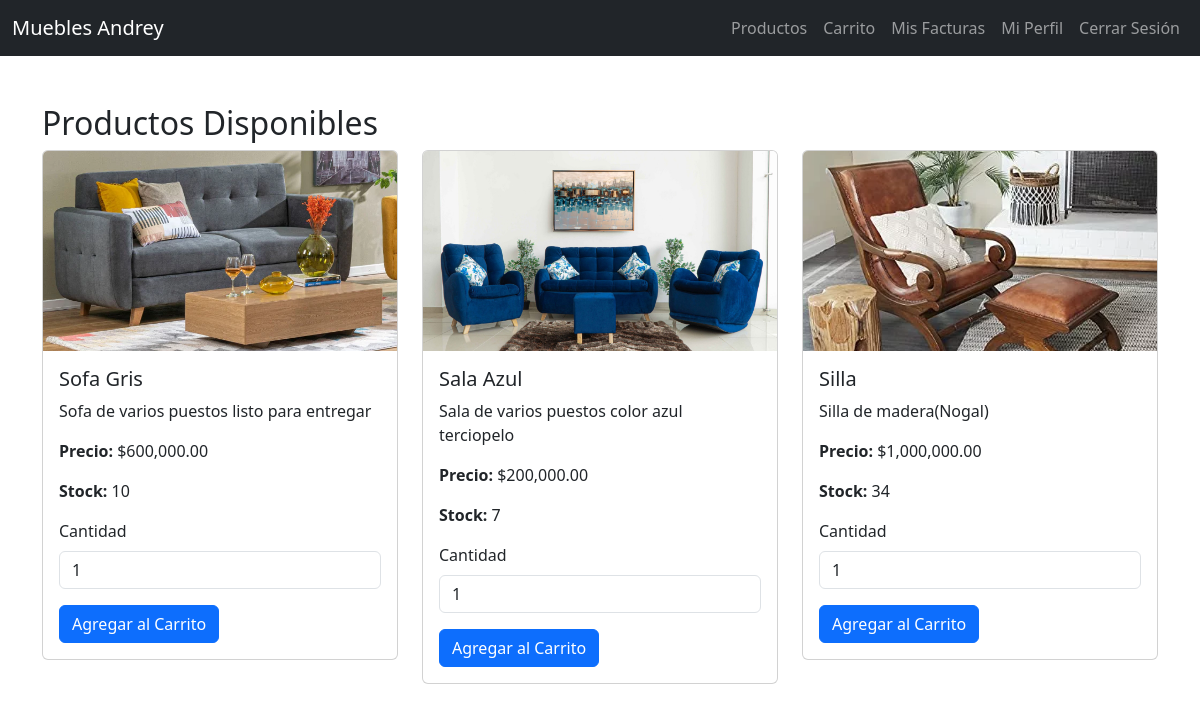
/productos/index.php (signed in), run on the app's committed database.
### tables this page shows
CREATE TABLE `productos` (
  `id` int(11) NOT NULL,
  `nombre` varchar(100) NOT NULL,
  `descripcion` text DEFAULT NULL,
  `precio` decimal(10,2) DEFAULT NULL,
  `stock` int(11) DEFAULT NULL,
  `imagen` varchar(255) DEFAULT NULL,
  `proveedor_id` int(11) DEFAULT NULL,
  `creado_en` timestamp NOT NULL DEFAULT current_timestamp()
);

### productos/index.php (the view, shortened to what this page needs)
<?php
require_once '../config/database.php';
include '../includes/header.php';
include '../includes/navbar.php';
$stmt = $pdo->prepare("SELECT * FROM productos WHERE stock > 0 ORDER BY creado_en DESC");
$stmt->execute();
$productos = $stmt->fetchAll();
?>
<div class="container mt-5">
    <h2>Productos Disponibles</h2>
    <div class="row">
        <?php foreach ($productos as $producto): ?>
            <div class="col-md-4">
                <div class="card mb-4">
                    <?php if ($producto['imagen'] && file_exists("../uploads/" . $producto['imagen'])): ?>
                        <img src="../uploads/<?php echo htmlspecialchars($producto['imagen']); ?>" class="card-img-top" alt="<?php echo htmlspecialchars($producto['nombre']); ?>" style="height:200px; object-fit:cover;">
                    <?php else: ?>
                        <img src="https://via.placeholder.com/200x200.png?text=Sin+Imagen" class="card-img-top" alt="Sin Imagen" style="height:200px; object-fit:cover;">
                    <?php endif; ?>
                    <div class="card-body">
                        <h5 class="card-title"><?php echo htmlspecialchars($producto['nombre']); ?></h5>
                        <p class="card-text"><?php echo htmlspecialchars($producto['descripcion']); ?></p>
                        <p class="card-text"><strong>Precio:</strong> $<?php echo number_format($producto['precio'], 2); ?></p>
                        <p class="card-text"><strong>Stock:</strong> <?php echo htmlspecialchars($producto['stock']); ?></p>
                        <form method="post" action="../carrito/agregar.php">
                            <div class="mb-3">
                                <label for="cantidad_<?php echo $producto['id']; ?>" class="form-label">Cantidad</label>
                                <input type="number" class="form-control" id="cantidad_<?php echo $producto['id']; ?>" name="cantidad" value="1" min="1" max="<?php echo $producto['stock']; ?>" required>
                            </div>
                            <button type="submit" class="btn btn-primary">Agregar al Carrito</button>
                        </form>
                    </div>
                </div>
            </div>
        <?php endforeach; ?>
    </div>
</div>
<?php
include '../includes/footer.php';
?>

### data on the page
productos: imagen (picture), nombre "Sofa Gris", descripcion "Sofa de varios puestos listo para entregar", precio "600,000.00", stock "10"
productos: imagen (picture), nombre "Sala Azul", descripcion "Sala de varios puestos color azul terciopelo", precio "200,000.00", stock "7"
productos: imagen (picture), nombre "Silla", descripcion "Silla de madera(Nogal)", precio "1,000,000.00", stock "34"
